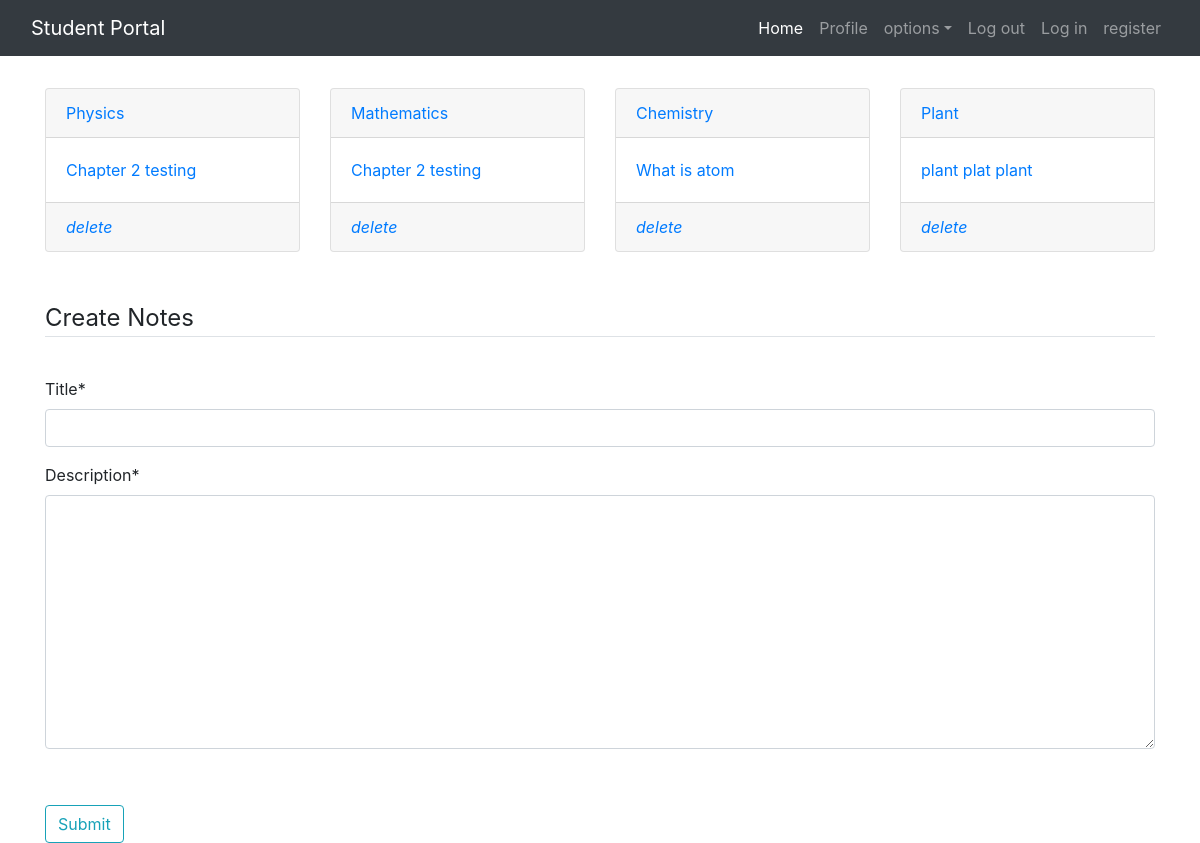
Page /note (signed in) on the committed database.
### app/models.py (models this page shows, shortened)
class Notes(models.Model):
    user = models.ForeignKey(User, on_delete=models.CASCADE)
    title = models.CharField(max_length=200)
    description = models.TextField()

### app/views.py (the view)
# urls.py: path('note', views.notes),
def notes(request):
    if request.method == 'POST':
        form = NoteForms(request.POST)
        if form.is_valid():
            user = Notes(user=request.user, title=request.POST['title'], description=request.POST['description'])
            user.save()
    else:
        form = NoteForms()
    user = Notes.objects.filter(user=request.user)
    return render(request, 'note.html', {'note': user, 'form': form})

### app/form.py
class NoteForms(forms.ModelForm):
    class Meta:
        model = Notes
        fields = ['title', 'description']

### template/note.html (shortened to what this page needs)
{%extends 'index.html'%}
{%load static%}
{% load crispy_forms_tags%}
{%block content%}
<div class="container mt-3">
    <div class="row">
    {%for notes in note%}
        <div class="col-md-3">
            <a href="{%url 'details' notes.id%}">
                <div class="card mt-3">
                    <div class="card-header">
                        {{notes.title}}
                    </div>
                    <div class="card-body">
                        {{notes.description}}
                    </div>
                    <div class="card-footer">
                        <a href="{%url 'delete' notes.id%}"><i class="fa fa-trash fa-2x">delete</i></a>
                    </div>
                 </div>
                </a>
            </div>
            {%endfor%}
        </div>
    </div>
        <br>
        <br>
        <div class="container">
            <form method="post">
                <fieldset class="form-group">
                    <legend class="border-bottom mb-4">Create Notes</legend>
                </fieldset>
                {{form | crispy}}
                    <br>
                    <button class="btn btn-outline-info mt-3" type="submit">Submit</button>
                </div>
{%endblock%}

### rows in the picture
Notes: title "Physics", description "Chapter 2 testing"
Notes: title "Mathematics", description "Chapter 2 testing"
Notes: title "Chemistry", description "What is atom"
Notes: title "Plant", description "plant plat plant"
